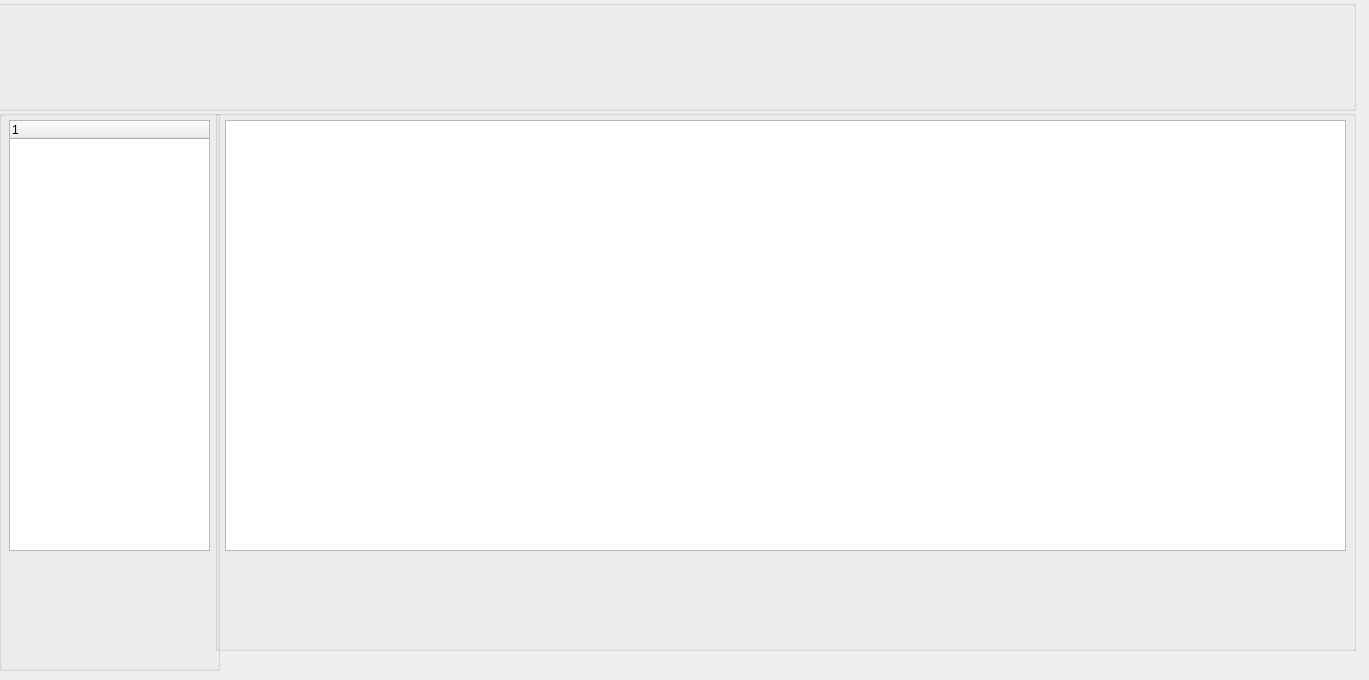
   <widget class="QWidget" name="tab_4">
    <attribute name="title">
     <string>FAQ</string>
    </attribute>
    <widget class="QGroupBox" name="groupBox_15">
     <property name="geometry">
      <rect>
       <x>-1</x>
       <y>110</y>
       <width>221</width>
       <height>561</height>
      </rect>
     </property>
     <property name="cursor">
      <cursorShape>ArrowCursor</cursorShape>
     </property>
     <property name="styleSheet">
      <string notr="true">groupBox {
	
	background-color: rgb(171, 166, 115);
}</string>
     </property>
     <property name="title">
      <string/>
     </property>
     <widget class="QTreeWidget" name="treeWidget">
      <property name="geometry">
       <rect>
        <x>10</x>
        <y>10</y>
        <width>201</width>
        <height>431</height>
       </rect>
      </property>
      <column>
       <property name="text">
        <string notr="true">1</string>
       </property>
      </column>
     </widget>
    </widget>
    <widget class="QGroupBox" name="groupBox_16">
     <property name="geometry">
      <rect>
       <x>-4</x>
       <y>0</y>
       <width>1360</width>
       <height>111</height>
      </rect>
     </property>
     <property name="title">
      <string/>
     </property>
    </widget>
    <widget class="QGroupBox" name="groupBox_17">
     <property name="geometry">
      <rect>
       <x>215</x>
       <y>110</y>
       <width>1141</width>
       <height>541</height>
      </rect>
     </property>
     <property name="title">
      <string/>
     </property>
     <widget class="QTextBrowser" name="textBrowser">
      <property name="geometry">
       <rect>
        <x>10</x>
        <y>10</y>
        <width>1121</width>
        <height>431</height>
       </rect>
      </property>
      <property name="html">
       <string>&lt;!DOCTYPE HTML PUBLIC &quot;-//W3C//DTD HTML 4.0//EN&quot; &quot;http://www.w3.org/TR/REC-html40/strict.dtd&quot;&gt;
&lt;html&gt;&lt;head&gt;&lt;meta name=&quot;qrichtext&quot; content=&quot;1&quot; /&gt;&lt;meta charset=&quot;utf-8&quot; /&gt;&lt;style type=&quot;text/css&quot;&gt;
p, li { white-space: pre-wrap; }
hr { height: 1px; border-width: 0; }
li.unchecked::marker { content: &quot;\2610&quot;; }
li.checked::marker { content: &quot;\2612&quot;; }
&lt;/style&gt;&lt;/head&gt;&lt;body style=&quot; font-family:'Segoe UI'; font-size:9pt; font-weight:400; font-style:normal;&quot;&gt;
&lt;p style=&quot;-qt-paragraph-type:empty; margin-top:0px; margin-bottom:0px; margin-left:0px; margin-right:0px; -qt-block-indent:0; text-indent:0px;&quot;&gt;&lt;br /&gt;&lt;/p&gt;&lt;/body&gt;&lt;/html&gt;</string>
      </property>
     </widget>
    </widget>
    <zorder>groupBox_16</zorder>
    <zorder>groupBox_15</zorder>
    <zorder>groupBox_17</zorder>
   </widget>
